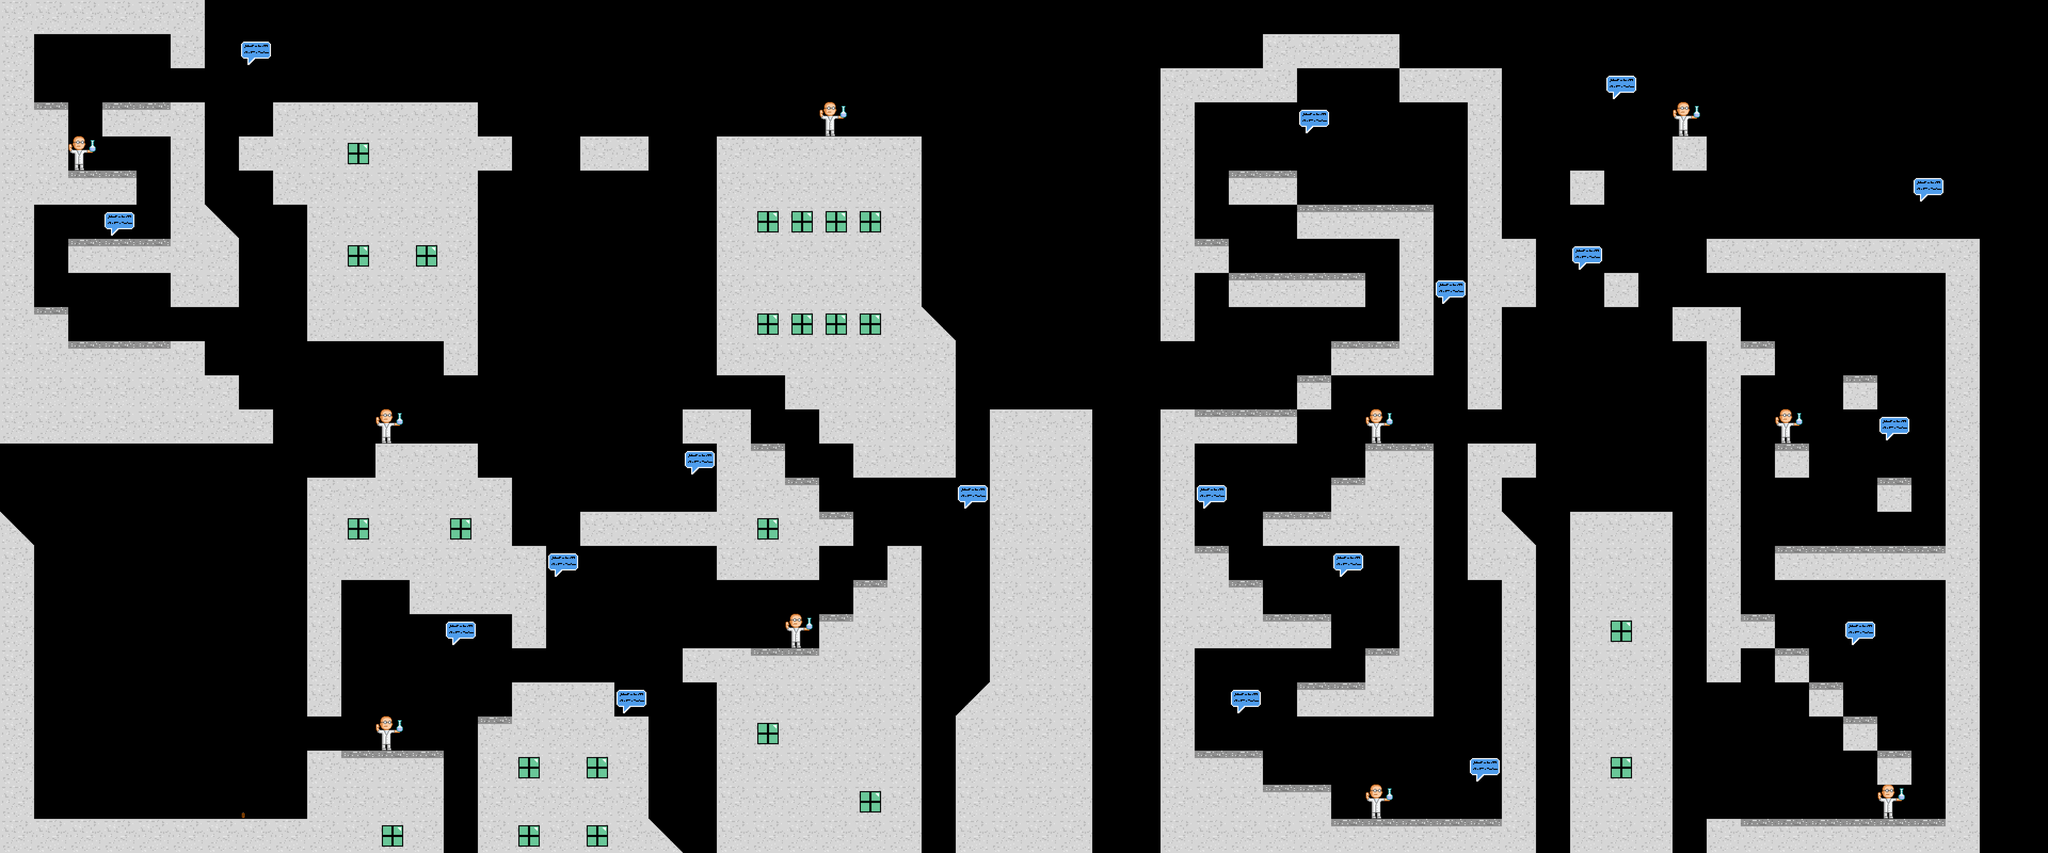

The image is a tile-based game level rendered from a .tmx file. Its description and source (layers, tilesets, objects; grid data summarised) follow:
An orthogonal 60x25 tile map with 128x128 px tiles, 5 tile layers (Tweets, Damage, Enemies, Platforms, ...), 3 tilesets and 3 objects.

<map version="1.2" tiledversion="1.3.2" orientation="orthogonal" renderorder="right-down" compressionlevel="0" width="60" height="25" tilewidth="128" tileheight="128" infinite="0" nextlayerid="7" nextobjectid="1">
 <editorsettings>
  <export target="level_one.tmx" format="tmx" />
 </editorsettings>
 <tileset firstgid="1" name="city_tiles" tilewidth="128" tileheight="128" tilecount="5" columns="0">
  <grid orientation="orthogonal" width="1" height="1" />
  <tile id="5">
   <image width="128" height="128" source="../images/tiles/concrete-window.png" />
   <objectgroup draworder="index" id="3">
    <object id="2" x="0" y="0" width="127.5" height="127.5" />
   </objectgroup>
  </tile>
  <tile id="6">
   <image width="128" height="128" source="../images/tiles/concrete-middle.png" />
  </tile>
  <tile id="7">
   <image width="128" height="128" source="../images/tiles/concrete-slant-left.png" />
   <objectgroup draworder="index" id="3">
    <object id="12" x="-0.181818" y="0">
     <polygon points="0,0 128.182,127.818 0,127.818" />
    </object>
   </objectgroup>
  </tile>
  <tile id="8">
   <image width="128" height="128" source="../images/tiles/concrete-slant-right.png" />
   <objectgroup draworder="index" id="2">
    <object id="1" x="0.25" y="127.75">
     <polygon points="0,0 127.5,-128.25 127.5,0" />
    </object>
   </objectgroup>
  </tile>
  <tile id="9">
   <image width="128" height="128" source="../images/tiles/concrete-top.png" />
  </tile>
 </tileset>
 <tileset firstgid="11" name="items" tilewidth="128" tileheight="128" tilecount="2" columns="0">
  <grid orientation="orthogonal" width="1" height="1" />
  <tile id="17">
   <image width="128" height="128" source="../images/items/tweet.png" />
  </tile>
  <tile id="18">
   <image width="32" height="32" source="../images/items/Tan/tan_0.png" />
  </tile>
 </tileset>
 <tileset firstgid="30" name="enemies" tilewidth="105" tileheight="130" tilecount="1" columns="0">
  <grid orientation="orthogonal" width="1" height="1" />
  <tile id="2">
   <image width="105" height="130" source="../images/enemies/scientist.png" />
  </tile>
 </tileset>
 <layer id="2" name="Tweets" width="60" height="25">
  <data>[1500 cells, 18 non-empty, 1 distinct tile ids]</data>
 </layer>
 <layer id="3" name="Damage" width="60" height="25">
  <data>[1500 cells, 0 non-empty, 0 distinct tile ids]</data>
 </layer>
 <layer id="6" name="Enemies" width="60" height="25">
  <data>[1500 cells, 10 non-empty, 1 distinct tile ids]</data>
 </layer>
 <layer id="1" name="Platforms" width="60" height="25">
  <data>[1500 cells, 556 non-empty, 5 distinct tile ids]</data>
 </layer>
 <layer id="5" name="Tan" width="60" height="25">
  <data>[1500 cells, 1 non-empty, 1 distinct tile ids]</data>
 </layer>
</map>
